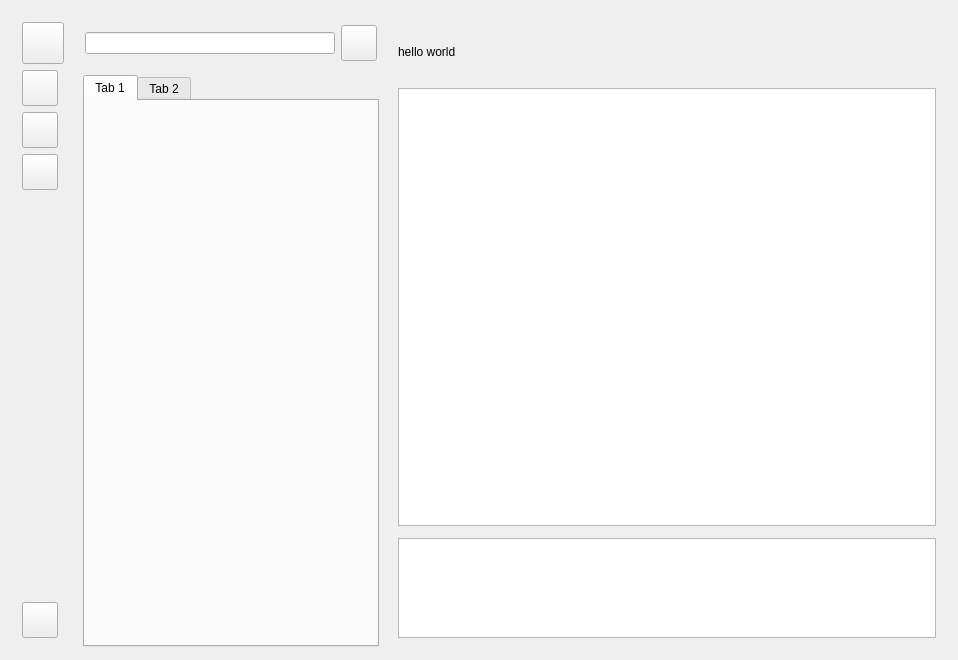
<?xml version="1.0" encoding="UTF-8"?>
<ui version="4.0">
 <class>chatWidget</class>
 <widget class="QWidget" name="chatWidget">
  <property name="geometry">
   <rect>
    <x>0</x>
    <y>0</y>
    <width>958</width>
    <height>660</height>
   </rect>
  </property>
  <property name="windowTitle">
   <string>chatWidget</string>
  </property>
  <layout class="QHBoxLayout" name="horizontalLayout_2">
   <item>
    <widget class="QWidget" name="widget_2" native="true">
     <layout class="QVBoxLayout" name="verticalLayout">
      <item>
       <widget class="QPushButton" name="pushButton">
        <property name="minimumSize">
         <size>
          <width>42</width>
          <height>42</height>
         </size>
        </property>
        <property name="maximumSize">
         <size>
          <width>42</width>
          <height>42</height>
         </size>
        </property>
        <property name="text">
         <string/>
        </property>
       </widget>
      </item>
      <item>
       <widget class="QPushButton" name="pushButton_2">
        <property name="minimumSize">
         <size>
          <width>36</width>
          <height>36</height>
         </size>
        </property>
        <property name="maximumSize">
         <size>
          <width>36</width>
          <height>36</height>
         </size>
        </property>
        <property name="text">
         <string/>
        </property>
       </widget>
      </item>
      <item>
       <widget class="QPushButton" name="btn_personal">
        <property name="minimumSize">
         <size>
          <width>36</width>
          <height>36</height>
         </size>
        </property>
        <property name="maximumSize">
         <size>
          <width>36</width>
          <height>36</height>
         </size>
        </property>
        <property name="text">
         <string/>
        </property>
       </widget>
      </item>
      <item>
       <widget class="QPushButton" name="pushButton_4">
        <property name="minimumSize">
         <size>
          <width>36</width>
          <height>36</height>
         </size>
        </property>
        <property name="maximumSize">
         <size>
          <width>36</width>
          <height>36</height>
         </size>
        </property>
        <property name="text">
         <string/>
        </property>
       </widget>
      </item>
      <item>
       <spacer name="verticalSpacer">
        <property name="orientation">
         <enum>Qt::Vertical</enum>
        </property>
        <property name="sizeHint" stdset="0">
         <size>
          <width>20</width>
          <height>245</height>
         </size>
        </property>
       </spacer>
      </item>
      <item>
       <widget class="QPushButton" name="pushButton_5">
        <property name="minimumSize">
         <size>
          <width>36</width>
          <height>36</height>
         </size>
        </property>
        <property name="maximumSize">
         <size>
          <width>36</width>
          <height>36</height>
         </size>
        </property>
        <property name="text">
         <string/>
        </property>
       </widget>
      </item>
     </layout>
    </widget>
   </item>
   <item>
    <widget class="QWidget" name="widget_4" native="true">
     <property name="maximumSize">
      <size>
       <width>300</width>
       <height>16777215</height>
      </size>
     </property>
     <layout class="QVBoxLayout" name="verticalLayout_2">
      <property name="spacing">
       <number>2</number>
      </property>
      <property name="leftMargin">
       <number>2</number>
      </property>
      <property name="topMargin">
       <number>2</number>
      </property>
      <property name="rightMargin">
       <number>2</number>
      </property>
      <property name="bottomMargin">
       <number>2</number>
      </property>
      <item>
       <widget class="QWidget" name="widget_3" native="true">
        <property name="minimumSize">
         <size>
          <width>0</width>
          <height>60</height>
         </size>
        </property>
        <property name="maximumSize">
         <size>
          <width>16777215</width>
          <height>60</height>
         </size>
        </property>
        <layout class="QHBoxLayout" name="horizontalLayout">
         <property name="leftMargin">
          <number>2</number>
         </property>
         <property name="topMargin">
          <number>2</number>
         </property>
         <property name="rightMargin">
          <number>2</number>
         </property>
         <property name="bottomMargin">
          <number>2</number>
         </property>
         <item>
          <widget class="QLineEdit" name="lineEdit"/>
         </item>
         <item>
          <widget class="QPushButton" name="pushButton_6">
           <property name="minimumSize">
            <size>
             <width>36</width>
             <height>36</height>
            </size>
           </property>
           <property name="maximumSize">
            <size>
             <width>36</width>
             <height>36</height>
            </size>
           </property>
           <property name="text">
            <string/>
           </property>
          </widget>
         </item>
        </layout>
       </widget>
      </item>
      <item>
       <widget class="QTabWidget" name="tabWidget">
        <property name="currentIndex">
         <number>0</number>
        </property>
        <widget class="QWidget" name="tab">
         <attribute name="title">
          <string>Tab 1</string>
         </attribute>
         <layout class="QGridLayout" name="gridLayout">
          <property name="leftMargin">
           <number>0</number>
          </property>
          <property name="topMargin">
           <number>0</number>
          </property>
          <property name="rightMargin">
           <number>0</number>
          </property>
          <property name="bottomMargin">
           <number>0</number>
          </property>
          <property name="spacing">
           <number>0</number>
          </property>
          <item row="0" column="0">
           <widget class="chatCenter" name="widget" native="true"/>
          </item>
         </layout>
        </widget>
        <widget class="QWidget" name="tab_2">
         <attribute name="title">
          <string>Tab 2</string>
         </attribute>
        </widget>
       </widget>
      </item>
     </layout>
    </widget>
   </item>
   <item>
    <widget class="QStackedWidget" name="stackedWidget">
     <widget class="QWidget" name="page">
      <layout class="QVBoxLayout" name="verticalLayout_3">
       <item>
        <widget class="QLabel" name="label">
         <property name="minimumSize">
          <size>
           <width>0</width>
           <height>60</height>
          </size>
         </property>
         <property name="text">
          <string>hello world</string>
         </property>
        </widget>
       </item>
       <item>
        <widget class="QTextEdit" name="textEdit"/>
       </item>
       <item>
        <widget class="QWidget" name="widget_5" native="true"/>
       </item>
       <item>
        <widget class="QTextEdit" name="textEdit_2">
         <property name="maximumSize">
          <size>
           <width>16777215</width>
           <height>100</height>
          </size>
         </property>
        </widget>
       </item>
      </layout>
     </widget>
     <widget class="QWidget" name="page_2"/>
    </widget>
   </item>
  </layout>
 </widget>
 <layoutdefault spacing="6" margin="11"/>
 <customwidgets>
  <customwidget>
   <class>chatCenter</class>
   <extends>QWidget</extends>
   <header>chatCenter.h</header>
   <container>1</container>
  </customwidget>
 </customwidgets>
 <resources/>
 <connections/>
</ui>
